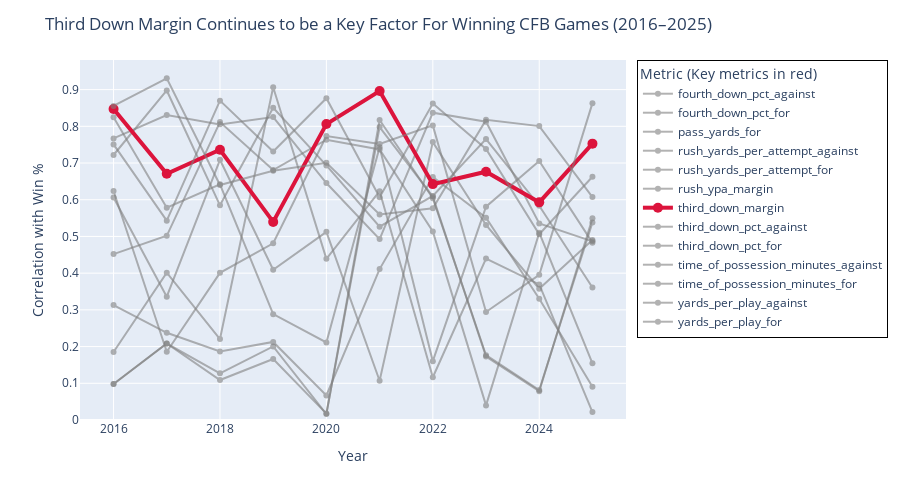

Here is the notebook cell this chart was saved with:
### Code cell
# Interactive Version
import plotly.graph_objs as go

df = pd.read_csv('data/all_teams.csv')
years = sorted(df["year"].unique())
correlation_by_year = {}
top5_by_year = {}

for year in years:
    df_year = df[df["year"] == year]

    numeric_cols = df.select_dtypes(include=["number"]).columns.tolist()
    feature_cols = [c for c in numeric_cols if c not in {
        "wins", "losses", "win_pct",
        "scoring_margin", "points_per_game_for", "points_per_game_against"
    }]

    corr = df_year[feature_cols + ["win_pct"]].corr()["win_pct"].drop("win_pct").abs()
    correlation_by_year[year] = corr

    top5_by_year[year] = corr.sort_values(ascending=False).head(5).index.tolist()

all_top_metrics = sorted(set(sum(top5_by_year.values(), [])))

plot_df = pd.DataFrame({
    year: correlation_by_year[year].reindex(all_top_metrics)
    for year in years
})

from collections import Counter
metric_counts = Counter(sum(top5_by_year.values(), []))
max_count = max(metric_counts.values())

y_min = plot_df.min().min()
y_max = plot_df.max().max()
y_range = [max(0, y_min - 0.05), min(1, y_max + 0.05)]

traces = []
for metric in all_top_metrics:
    freq = metric_counts[metric]
    is_key = freq == max_count

    line_props = dict(
        width=4 if is_key else 2,
        color='crimson' if is_key else 'gray'
    )

    marker_props = dict(
        size=10 if is_key else 6,
        color='crimson' if is_key else 'gray'
    )

    traces.append(go.Scatter(
        x=years,
        y=plot_df.loc[metric],
        mode='lines+markers',
        name=metric,
        line=line_props,
        marker=marker_props,
        hovertemplate=(
            f"<b>{metric}</b><br>Correlation: %{{y:.2f}}"
            + ("<br><i>Key Metric</i>" if is_key else "")
            + "<extra></extra>"
        ),
        opacity=1.0 if is_key else 0.6
    ))

layout = go.Layout(
    title="Third Down Margin Continues to be a Key Factor For Winning CFB Games (2016–2025)",
    xaxis=dict(title='Year'),
    yaxis=dict(
        title='Correlation with Win %',
        range=y_range,
        fixedrange=True
    ),
    legend=dict(
        orientation="v",
        x=1.02,
        y=1,
        xanchor='left',
        yanchor='top',
        bordercolor="Black",
        borderwidth=1,
    ),
    margin=dict(r=150, t=60),
    hovermode='x unified',
    height=500
)

fig = go.Figure(data=traces, layout=layout)

fig.update_layout(
    legend_title_text='Metric (Key metrics in red)',
    legend_itemclick="toggleothers",
    legend_itemdoubleclick="toggle"
)

fig.show()

### Figure 1 — Plotly figure (JSON) as saved in the notebook; plotly's stock layout.template omitted (floating-point values rounded to 4 significant figures)
{"data": [{"hovertemplate": "<b>fourth_down_pct_against</b><br>Correlation: %{y:.2f}<extra></extra>", "line": {"color": "gray", "width": 2}, "marker": {"color": "gray", "size": 6}, "mode": "lines+markers", "name": "fourth_down_pct_against", "opacity": 0.6, "type": "scatter", "x": [2016, 2017, 2018, 2019, 2020, 2021, 2022, 2023, 2024, 2025], "y": [0.1851, 0.4014, 0.2206, 0.9065, 0.4389, 0.6233, 0.1165, 0.4399, 0.3694, 0.02174]}, {"hovertemplate": "<b>fourth_down_pct_for</b><br>Correlation: %{y:.2f}<extra></extra>", "line": {"color": "gray", "width": 2}, "marker": {"color": "gray", "size": 6}, "mode": "lines+markers", "name": "fourth_down_pct_for", "opacity": 0.6, "type": "scatter", "x": [2016, 2017, 2018, 2019, 2020, 2021, 2022, 2023, 2024, 2025], "y": [0.3131, 0.2375, 0.1869, 0.2126, 0.06684, 0.4111, 0.6621, 0.5511, 0.3304, 0.09077]}, {"hovertemplate": "<b>pass_yards_for</b><br>Correlation: %{y:.2f}<extra></extra>", "line": {"color": "gray", "width": 2}, "marker": {"color": "gray", "size": 6}, "mode": "lines+markers", "name": "pass_yards_for", "opacity": 0.6, "type": "scatter", "x": [2016, 2017, 2018, 2019, 2020, 2021, 2022, 2023, 2024, 2025], "y": [0.4519, 0.5017, 0.8117, 0.6808, 0.7634, 0.7369, 0.5136, 0.03982, 0.5101, 0.1544]}, {"hovertemplate": "<b>rush_yards_per_attempt_against</b><br>Correlation: %{y:.2f}<extra></extra>", "line": {"color": "gray", "width": 2}, "marker": {"color": "gray", "size": 6}, "mode": "lines+markers", "name": "rush_yards_per_attempt_against", "opacity": 0.6, "type": "scatter", "x": [2016, 2017, 2018, 2019, 2020, 2021, 2022, 2023, 2024, 2025], "y": [0.7219, 0.8977, 0.5848, 0.8507, 0.6935, 0.5265, 0.6104, 0.7653, 0.5837, 0.3608]}, {"hovertemplate": "<b>rush_yards_per_attempt_for</b><br>Correlation: %{y:.2f}<extra></extra>", "line": {"color": "gray", "width": 2}, "marker": {"color": "gray", "size": 6}, "mode": "lines+markers", "name": "rush_yards_per_attempt_for", "opacity": 0.6, "type": "scatter", "x": [2016, 2017, 2018, 2019, 2020, 2021, 2022, 2023, 2024, 2025], "y": [0.6063, 0.336, 0.7088, 0.4092, 0.5125, 0.1069, 0.757, 0.5313, 0.3576, 0.4901]}, {"hovertemplate": "<b>rush_ypa_margin</b><br>Correlation: %{y:.2f}<extra></extra>", "line": {"color": "gray", "width": 2}, "marker": {"color": "gray", "size": 6}, "mode": "lines+markers", "name": "rush_ypa_margin", "opacity": 0.6, "type": "scatter", "x": [2016, 2017, 2018, 2019, 2020, 2021, 2022, 2023, 2024, 2025], "y": [0.7671, 0.8309, 0.8053, 0.8251, 0.6454, 0.4928, 0.8372, 0.8124, 0.5355, 0.4867]}, {"hovertemplate": "<b>third_down_margin</b><br>Correlation: %{y:.2f}<br><i>Key Metric</i><extra></extra>", "line": {"color": "crimson", "width": 4}, "marker": {"color": "crimson", "size": 10}, "mode": "lines+markers", "name": "third_down_margin", "opacity": 1, "type": "scatter", "x": [2016, 2017, 2018, 2019, 2020, 2021, 2022, 2023, 2024, 2025], "y": [0.847, 0.6708, 0.7363, 0.5397, 0.8062, 0.8964, 0.6425, 0.6763, 0.5929, 0.7528]}, {"hovertemplate": "<b>third_down_pct_against</b><br>Correlation: %{y:.2f}<extra></extra>", "line": {"color": "gray", "width": 2}, "marker": {"color": "gray", "size": 6}, "mode": "lines+markers", "name": "third_down_pct_against", "opacity": 0.6, "type": "scatter", "x": [2016, 2017, 2018, 2019, 2020, 2021, 2022, 2023, 2024, 2025], "y": [0.8249, 0.5783, 0.642, 0.2883, 0.2113, 0.7432, 0.1602, 0.5811, 0.7058, 0.4832]}, {"hovertemplate": "<b>third_down_pct_for</b><br>Correlation: %{y:.2f}<extra></extra>", "line": {"color": "gray", "width": 2}, "marker": {"color": "gray", "size": 6}, "mode": "lines+markers", "name": "third_down_pct_for", "opacity": 0.6, "type": "scatter", "x": [2016, 2017, 2018, 2019, 2020, 2021, 2022, 2023, 2024, 2025], "y": [0.6237, 0.1858, 0.4008, 0.4813, 0.7736, 0.752, 0.8025, 0.2943, 0.3954, 0.8631]}, {"hovertemplate": "<b>time_of_possession_minutes_against</b><br>Correlation: %{y:.2f}<extra></extra>", "line": {"color": "gray", "width": 2}, "marker": {"color": "gray", "size": 6}, "mode": "lines+markers", "name": "time_of_possession_minutes_against", "opacity": 0.6, "type": "scatter", "x": [2016, 2017, 2018, 2019, 2020, 2021, 2022, 2023, 2024, 2025], "y": [0.09819, 0.2083, 0.1273, 0.2005, 0.01625, 0.8171, 0.6043, 0.1765, 0.08158, 0.5382]}, {"hovertemplate": "<b>time_of_possession_minutes_for</b><br>Correlation: %{y:.2f}<extra></extra>", "line": {"color": "gray", "width": 2}, "marker": {"color": "gray", "size": 6}, "mode": "lines+markers", "name": "time_of_possession_minutes_for", "opacity": 0.6, "type": "scatter", "x": [2016, 2017, 2018, 2019, 2020, 2021, 2022, 2023, 2024, 2025], "y": [0.09819, 0.2083, 0.109, 0.1663, 0.01743, 0.798, 0.6086, 0.1729, 0.07851, 0.5493]}, {"hovertemplate": "<b>yards_per_play_against</b><br>Correlation: %{y:.2f}<extra></extra>", "line": {"color": "gray", "width": 2}, "marker": {"color": "gray", "size": 6}, "mode": "lines+markers", "name": "yards_per_play_against", "opacity": 0.6, "type": "scatter", "x": [2016, 2017, 2018, 2019, 2020, 2021, 2022, 2023, 2024, 2025], "y": [0.8555, 0.9307, 0.6401, 0.6791, 0.7008, 0.5598, 0.5765, 0.8176, 0.8006, 0.6073]}, {"hovertemplate": "<b>yards_per_play_for</b><br>Correlation: %{y:.2f}<extra></extra>", "line": {"color": "gray", "width": 2}, "marker": {"color": "gray", "size": 6}, "mode": "lines+markers", "name": "yards_per_play_for", "opacity": 0.6, "type": "scatter", "x": [2016, 2017, 2018, 2019, 2020, 2021, 2022, 2023, 2024, 2025], "y": [0.7507, 0.543, 0.87, 0.7314, 0.8765, 0.607, 0.8619, 0.7383, 0.506, 0.6626]}], "layout": {"height": 500, "hovermode": "x unified", "legend": {"bordercolor": "Black", "borderwidth": 1, "itemclick": "toggleothers", "itemdoubleclick": "toggle", "orientation": "v", "title": {"text": "Metric (Key metrics in red)"}, "x": 1.02, "xanchor": "left", "y": 1, "yanchor": "top"}, "margin": {"r": 150, "t": 60}, "title": {"text": "Third Down Margin Continues to be a Key Factor For Winning CFB Games (2016–2025)"}, "xaxis": {"title": {"text": "Year"}}, "yaxis": {"fixedrange": true, "range": [0, 0.9807], "title": {"text": "Correlation with Win %"}}}}
